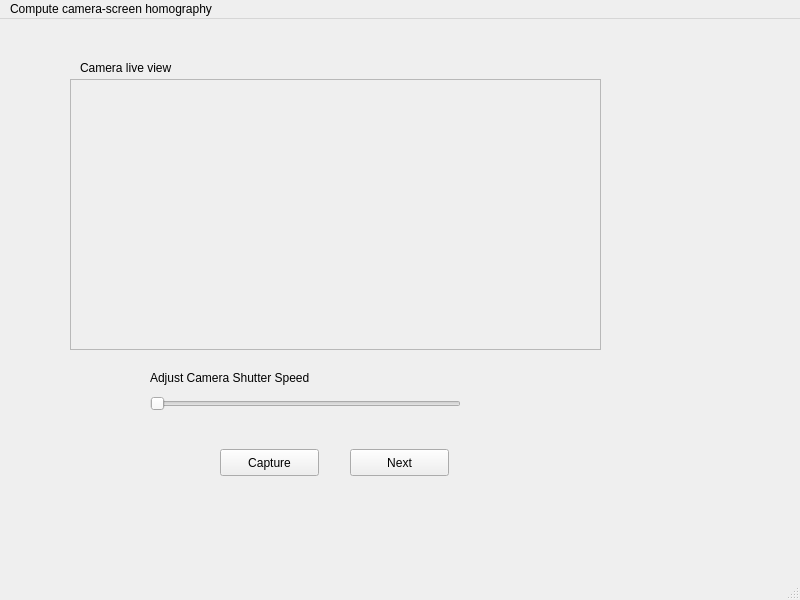
<?xml version="1.0" encoding="UTF-8"?>
<ui version="4.0">
 <class>cshomoWindow</class>
 <widget class="QMainWindow" name="cshomoWindow">
  <property name="geometry">
   <rect>
    <x>0</x>
    <y>0</y>
    <width>800</width>
    <height>600</height>
   </rect>
  </property>
  <property name="windowTitle">
   <string>MainWindow</string>
  </property>
  <widget class="QWidget" name="centralwidget">
   <widget class="QFrame" name="frame">
    <property name="geometry">
     <rect>
      <x>70</x>
      <y>60</y>
      <width>531</width>
      <height>271</height>
     </rect>
    </property>
    <property name="frameShape">
     <enum>QFrame::StyledPanel</enum>
    </property>
    <property name="frameShadow">
     <enum>QFrame::Raised</enum>
    </property>
   </widget>
   <widget class="QLabel" name="label">
    <property name="geometry">
     <rect>
      <x>80</x>
      <y>40</y>
      <width>121</width>
      <height>17</height>
     </rect>
    </property>
    <property name="text">
     <string>Camera live view</string>
    </property>
   </widget>
   <widget class="QSlider" name="horizontalSlider">
    <property name="geometry">
     <rect>
      <x>150</x>
      <y>370</y>
      <width>311</width>
      <height>29</height>
     </rect>
    </property>
    <property name="orientation">
     <enum>Qt::Horizontal</enum>
    </property>
   </widget>
   <widget class="QLabel" name="label_2">
    <property name="geometry">
     <rect>
      <x>150</x>
      <y>350</y>
      <width>201</width>
      <height>17</height>
     </rect>
    </property>
    <property name="text">
     <string>Adjust Camera Shutter Speed</string>
    </property>
   </widget>
   <widget class="QPushButton" name="pushButton">
    <property name="geometry">
     <rect>
      <x>220</x>
      <y>430</y>
      <width>99</width>
      <height>27</height>
     </rect>
    </property>
    <property name="text">
     <string>Capture</string>
    </property>
   </widget>
   <widget class="QPushButton" name="pushButton_2">
    <property name="geometry">
     <rect>
      <x>350</x>
      <y>430</y>
      <width>99</width>
      <height>27</height>
     </rect>
    </property>
    <property name="text">
     <string>Next</string>
    </property>
   </widget>
  </widget>
  <widget class="QMenuBar" name="menubar">
   <property name="geometry">
    <rect>
     <x>0</x>
     <y>0</y>
     <width>800</width>
     <height>25</height>
    </rect>
   </property>
   <widget class="QMenu" name="menuCompute_camera_screen_homography">
    <property name="title">
     <string>Compute camera-screen homography</string>
    </property>
   </widget>
   <addaction name="menuCompute_camera_screen_homography"/>
  </widget>
  <widget class="QStatusBar" name="statusbar"/>
 </widget>
 <resources/>
 <connections/>
</ui>
